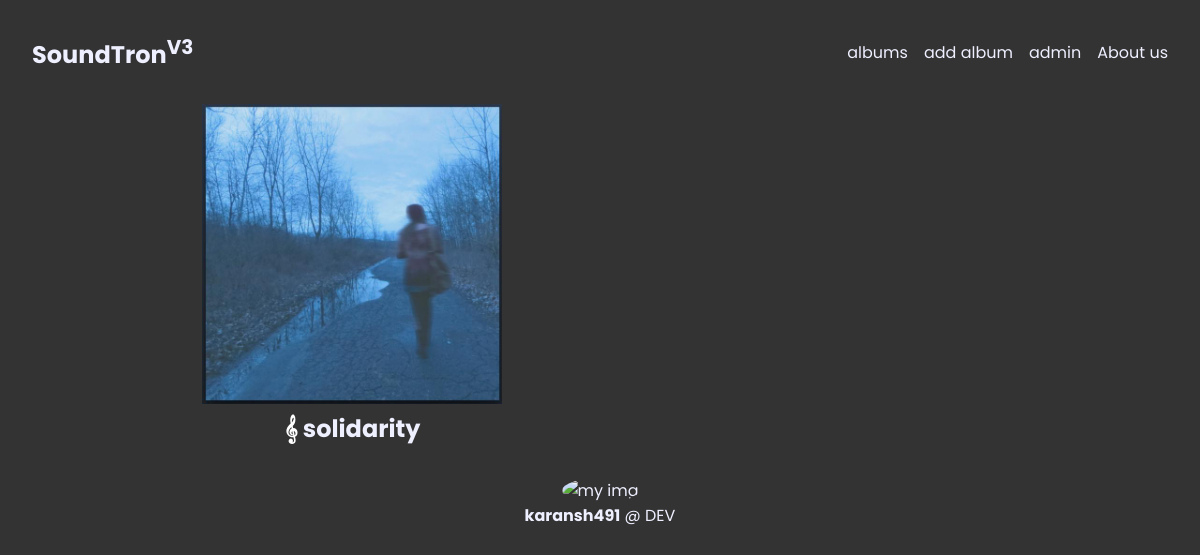
The app's page /music/ with its own data.
### music/models.py (models this page shows, shortened)
class Album(models.Model):
        artist = models.CharField(max_length=50)
        artist_logo = models.FileField(upload_to='artist_cover')
        album_title = models.CharField(max_length=300)
        genre = models.CharField(max_length=100)
        album_logo = models.FileField(upload_to='album_cover')

### music/views.py (the view)
# urls.py: path(r'', views.IndexView.as_view(), name='index'),
class IndexView(generic.ListView):
        template_name = 'music/index.html'
        context_object_name = 'albums'
        def get_queryset(self):
                return Album.objects.all()

### music/templates/music/index.html (shortened to what this page needs)
{% extends 'music/base.html' %}
{% block static %}
    {% load static %}
    <link rel="stylesheet" type="text/css" href="{% static 'music/index.css' %}">
{% endblock %}
{% block body %}
    <div class="wrapper">
        <main>
            {% if albums %}
            <section id="albums">
                    {% for album in albums %}
                    <div id="albumCard">
                        <div class="albumCover">
                            <img src={{ album.album_logo.url }} alt="Album Logo">
                        </div>
                        <h2><a href="{% url 'music:detail' album.id %}">{{ album.album_title }}</a></h2>
                    </div>
                    {% endfor %}
            <section>
            {% else %}
                <div class="noAlbums">
                    <h1>You haven't created any albums yet!</h1>
                    <p>Let's create one now <a href="{% url 'music:album-create' %}">create album</a></p>
                </div>
            {% endif %}
        </main>
        <footer>
            <div class="myImg">
                <img src="https://w.wallhaven.cc/full/73/wallhaven-73wjg9.png" alt="my img">
            </div>
            <a href="https://karansh491.netlify.app"><b>karansh491</b> @ DEV</a>
        </footer>
    </div>
{% endblock %}

### music/static/music/initial.css (style rules this page uses)
* { margin: 0; padding: 0; box-sizing: border-box; font-family: 'Poppins', sans-serif; text-decoration: none; }
body { color: #EEEFFF; background: #333333; }
a { color: #EEEFFF; }

### music/static/music/index.css (style rules this page uses)
#albums { width: 80%; margin: auto; display: grid; grid-template-columns: repeat(auto-fit, minmax(300px, 1fr)); gap: 2em; }
#albumCard { width: 300px; margin: auto; }
#albumCard h2 { text-align: center; }
.albumCover img { width: 300px; height: 300px; }
#albumCard a::before { content: "𝄞 "; color: white; }
footer { margin: 2em 0; text-align: center; }
.myImg img { width: 200px; height: 200px; border-radius: 50%; }
.myImg { margin: auto; width: 200px; }

### records on screen
Album: album_logo (picture), album_title "solidarity"
